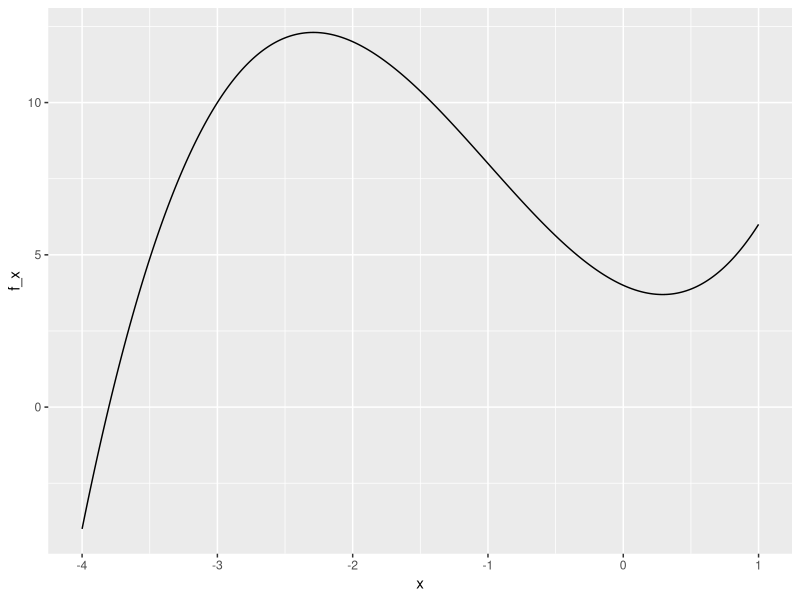

Here is the R script that generated this plot:
library(Matrix) 
library(tidyverse) 

## Name the function
Fun1<- function(x){
  return(x^3 + 3 * x^2 - 2*x + 4) 
}

## Define the x variables 
x <- seq(-4, 1, length = 500) 



## Bisection Method Function
Bisection <- function(fun, ## Call the f(x) functions
                      
                      a, ## left point for bisection
                      
                      b, ## right point for bisection
                      
                      tol = 1e-6, ## tolerance between a and b 
                      
                      maxN = 200 ## we want to have a max on iterations
                          ## if no solution we don't want a
                          ## data leak
                      ){
  ## Check and make sure x* is between a and b 
  fa <- fun(a) 
  fb <- fun(b) 
  if (fa * fb > 0){
    stop('The solution is not between the bounds [a,b]. 
         Widen the search')
  }
  
  ## Check if c = x* 
  c <- (a + b) / 2
  fc <- fun(c) 
  if ( abs(fc) < tol | abs(a - b) < tol){
    return(c)
  }
  
  ## Main loop 
  for( i in 1:maxN){ ## We don't want the loop to be infinite
    if(fc * fa < 0){
      ## Left side
      b <- c
      fb <- fc
    }
    else{
      ## Right side
      a <- c 
      fa <- fc
    }
    if ( abs(fc) < tol | abs(a - b) < tol){
      message(sprintf('Solution achieved in %d iterations', i))
      message(sprintf('\tx = %5.4f', c)) 
      message(sprintf('\tf(x*) = %5.4f', fc)) 
      return(c)
    }
    c <- (a + b) / 2 
    fc <- fun(c) 
  }
  message(print('No Solution found')) 
  
}

Bisection(Fun1, min(x), max(x)) 

answers <- tibble(x = x,
                  f_x = Fun1(x)) 
ggplot(answers, aes(x = x, y = f_x)) + geom_line() 
